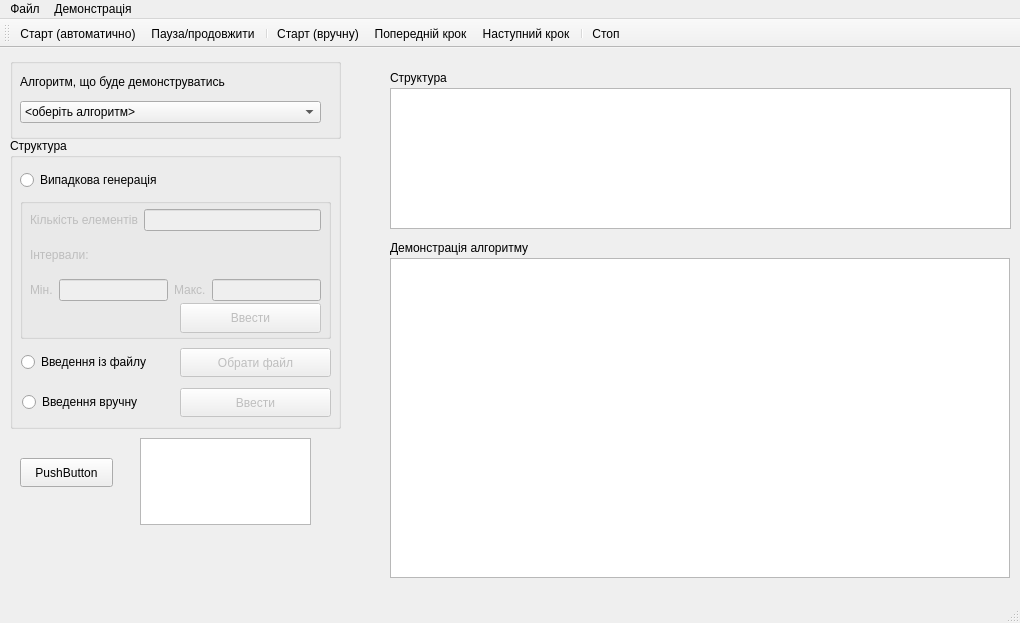
<?xml version="1.0" encoding="UTF-8"?>
<ui version="4.0">
 <class>MainWindow</class>
 <widget class="QMainWindow" name="MainWindow">
  <property name="geometry">
   <rect>
    <x>0</x>
    <y>0</y>
    <width>1020</width>
    <height>623</height>
   </rect>
  </property>
  <property name="sizePolicy">
   <sizepolicy hsizetype="Fixed" vsizetype="Fixed">
    <horstretch>0</horstretch>
    <verstretch>0</verstretch>
   </sizepolicy>
  </property>
  <property name="windowTitle">
   <string>Демонстрація роботи алгоритмів</string>
  </property>
  <widget class="QWidget" name="centralwidget">
   <widget class="QGraphicsView" name="graphicsView">
    <property name="geometry">
     <rect>
      <x>390</x>
      <y>210</y>
      <width>620</width>
      <height>320</height>
     </rect>
    </property>
    <property name="toolTip">
     <string>&lt;html&gt;&lt;head/&gt;&lt;body&gt;&lt;p&gt;Тут у вигляді діаграми демонструються елементи структури&lt;/p&gt;&lt;p&gt;в процесі виконання алгоритму, де їхня висота пропорційна величині, що зберігає елемент.&lt;/p&gt;&lt;/body&gt;&lt;/html&gt;</string>
    </property>
   </widget>
   <widget class="QGroupBox" name="groupBox_algs">
    <property name="geometry">
     <rect>
      <x>10</x>
      <y>10</y>
      <width>331</width>
      <height>81</height>
     </rect>
    </property>
    <property name="title">
     <string/>
    </property>
    <widget class="QWidget" name="layoutWidget">
     <property name="geometry">
      <rect>
       <x>10</x>
       <y>10</y>
       <width>301</width>
       <height>55</height>
      </rect>
     </property>
     <layout class="QVBoxLayout" name="verticalLayout">
      <item>
       <widget class="QLabel" name="label_alg">
        <property name="text">
         <string>Алгоритм, що буде демонструватись</string>
        </property>
       </widget>
      </item>
      <item>
       <widget class="QComboBox" name="comboBox">
        <item>
         <property name="text">
          <string>&lt;оберіть алгоритм&gt;</string>
         </property>
        </item>
        <item>
         <property name="text">
          <string>Bubble Sort</string>
         </property>
        </item>
       </widget>
      </item>
     </layout>
    </widget>
   </widget>
   <widget class="QGroupBox" name="groupBox_str">
    <property name="geometry">
     <rect>
      <x>10</x>
      <y>90</y>
      <width>331</width>
      <height>291</height>
     </rect>
    </property>
    <property name="title">
     <string>Структура</string>
    </property>
    <widget class="QRadioButton" name="radioButton_rnd">
     <property name="geometry">
      <rect>
       <x>10</x>
       <y>30</y>
       <width>311</width>
       <height>24</height>
      </rect>
     </property>
     <property name="text">
      <string>Випадкова генерація</string>
     </property>
    </widget>
    <widget class="QGroupBox" name="groupBox_rnd">
     <property name="enabled">
      <bool>false</bool>
     </property>
     <property name="geometry">
      <rect>
       <x>10</x>
       <y>60</y>
       <width>311</width>
       <height>141</height>
      </rect>
     </property>
     <property name="title">
      <string/>
     </property>
     <widget class="QWidget" name="layoutWidget">
      <property name="geometry">
       <rect>
        <x>10</x>
        <y>11</y>
        <width>291</width>
        <height>92</height>
       </rect>
      </property>
      <layout class="QVBoxLayout" name="verticalLayout_2">
       <item>
        <layout class="QHBoxLayout" name="horizontalLayout">
         <item>
          <widget class="QLabel" name="label_amt">
           <property name="text">
            <string>Кількість елементів</string>
           </property>
          </widget>
         </item>
         <item>
          <widget class="QLineEdit" name="lineEdit_amt"/>
         </item>
        </layout>
       </item>
       <item>
        <widget class="QLabel" name="label_interv">
         <property name="text">
          <string>Інтервали:</string>
         </property>
        </widget>
       </item>
       <item>
        <layout class="QHBoxLayout" name="horizontalLayout_2">
         <item>
          <widget class="QLabel" name="label_min">
           <property name="text">
            <string>Мін.</string>
           </property>
          </widget>
         </item>
         <item>
          <widget class="QLineEdit" name="lineEdit_min"/>
         </item>
         <item>
          <widget class="QLabel" name="label_max">
           <property name="text">
            <string>Макс.</string>
           </property>
          </widget>
         </item>
         <item>
          <widget class="QLineEdit" name="lineEdit_max"/>
         </item>
        </layout>
       </item>
      </layout>
     </widget>
     <widget class="QPushButton" name="pushButton_rnd">
      <property name="geometry">
       <rect>
        <x>160</x>
        <y>105</y>
        <width>141</width>
        <height>30</height>
       </rect>
      </property>
      <property name="text">
       <string>Ввести</string>
      </property>
     </widget>
    </widget>
    <widget class="QRadioButton" name="radioButton_file">
     <property name="geometry">
      <rect>
       <x>11</x>
       <y>212</y>
       <width>152</width>
       <height>24</height>
      </rect>
     </property>
     <property name="text">
      <string>Введення із файлу</string>
     </property>
    </widget>
    <widget class="QPushButton" name="pushButton_file">
     <property name="enabled">
      <bool>false</bool>
     </property>
     <property name="geometry">
      <rect>
       <x>170</x>
       <y>210</y>
       <width>151</width>
       <height>29</height>
      </rect>
     </property>
     <property name="text">
      <string>Обрати файл</string>
     </property>
    </widget>
    <widget class="QRadioButton" name="radioButton_man">
     <property name="geometry">
      <rect>
       <x>12</x>
       <y>252</y>
       <width>143</width>
       <height>24</height>
      </rect>
     </property>
     <property name="text">
      <string>Введення вручну</string>
     </property>
    </widget>
    <widget class="QPushButton" name="pushButton_man">
     <property name="enabled">
      <bool>false</bool>
     </property>
     <property name="geometry">
      <rect>
       <x>170</x>
       <y>250</y>
       <width>151</width>
       <height>29</height>
      </rect>
     </property>
     <property name="text">
      <string>Ввести</string>
     </property>
    </widget>
   </widget>
   <widget class="QLabel" name="label_str_entered">
    <property name="geometry">
     <rect>
      <x>10</x>
      <y>360</y>
      <width>331</width>
      <height>20</height>
     </rect>
    </property>
    <property name="text">
     <string/>
    </property>
   </widget>
   <widget class="QGraphicsView" name="graphicsView_2">
    <property name="geometry">
     <rect>
      <x>390</x>
      <y>40</y>
      <width>621</width>
      <height>141</height>
     </rect>
    </property>
    <property name="toolTip">
     <string>&lt;html&gt;&lt;head/&gt;&lt;body&gt;&lt;p&gt;Структура&lt;/p&gt;&lt;/body&gt;&lt;/html&gt;</string>
    </property>
    <property name="autoFillBackground">
     <bool>false</bool>
    </property>
   </widget>
   <widget class="QLabel" name="label">
    <property name="geometry">
     <rect>
      <x>390</x>
      <y>190</y>
      <width>211</width>
      <height>20</height>
     </rect>
    </property>
    <property name="text">
     <string>Демонстрація алгоритму</string>
    </property>
   </widget>
   <widget class="QLabel" name="label_2">
    <property name="geometry">
     <rect>
      <x>390</x>
      <y>20</y>
      <width>91</width>
      <height>20</height>
     </rect>
    </property>
    <property name="text">
     <string>Структура</string>
    </property>
   </widget>
   <widget class="QPushButton" name="pushButton_print">
    <property name="geometry">
     <rect>
      <x>20</x>
      <y>410</y>
      <width>93</width>
      <height>29</height>
     </rect>
    </property>
    <property name="text">
     <string>PushButton</string>
    </property>
   </widget>
   <widget class="QPlainTextEdit" name="plainTextEdit">
    <property name="geometry">
     <rect>
      <x>140</x>
      <y>390</y>
      <width>171</width>
      <height>87</height>
     </rect>
    </property>
   </widget>
  </widget>
  <widget class="QMenuBar" name="menubar">
   <property name="geometry">
    <rect>
     <x>0</x>
     <y>0</y>
     <width>1020</width>
     <height>17</height>
    </rect>
   </property>
   <widget class="QMenu" name="menu_file">
    <property name="title">
     <string>Файл</string>
    </property>
    <addaction name="separator"/>
    <addaction name="action_exit"/>
   </widget>
   <widget class="QMenu" name="menu_demo">
    <property name="title">
     <string>Демонстрація</string>
    </property>
    <widget class="QMenu" name="menu_3">
     <property name="title">
      <string>Алгоритми</string>
     </property>
    </widget>
    <widget class="QMenu" name="menu_4">
     <property name="title">
      <string>Історія</string>
     </property>
     <addaction name="separator"/>
    </widget>
    <addaction name="menu_3"/>
    <addaction name="separator"/>
    <addaction name="menu_4"/>
    <addaction name="separator"/>
    <addaction name="action_start_auto"/>
    <addaction name="action_pause"/>
    <addaction name="separator"/>
    <addaction name="action_manual"/>
    <addaction name="action_prev_step"/>
    <addaction name="action_next_step"/>
    <addaction name="separator"/>
    <addaction name="action_stop"/>
   </widget>
   <addaction name="menu_file"/>
   <addaction name="menu_demo"/>
  </widget>
  <widget class="QStatusBar" name="statusbar"/>
  <widget class="QToolBar" name="toolBar">
   <property name="windowTitle">
    <string>toolBar</string>
   </property>
   <attribute name="toolBarArea">
    <enum>TopToolBarArea</enum>
   </attribute>
   <attribute name="toolBarBreak">
    <bool>false</bool>
   </attribute>
   <addaction name="action_start_auto"/>
   <addaction name="action_pause"/>
   <addaction name="separator"/>
   <addaction name="action_manual"/>
   <addaction name="action_prev_step"/>
   <addaction name="action_next_step"/>
   <addaction name="separator"/>
   <addaction name="action_stop"/>
  </widget>
  <action name="action_exit">
   <property name="text">
    <string>Вийти</string>
   </property>
   <property name="toolTip">
    <string>Вийти із програми</string>
   </property>
  </action>
  <action name="action_start_auto">
   <property name="icon">
    <iconset resource="img.qrc">
     <normaloff>:/img/img/start.png</normaloff>:/img/img/start.png</iconset>
   </property>
   <property name="text">
    <string>Старт (автоматично)</string>
   </property>
  </action>
  <action name="action_pause">
   <property name="icon">
    <iconset resource="img.qrc">
     <normaloff>:/img/img/pause.png</normaloff>:/img/img/pause.png</iconset>
   </property>
   <property name="text">
    <string>Пауза/продовжити</string>
   </property>
  </action>
  <action name="action_stop">
   <property name="icon">
    <iconset resource="img.qrc">
     <normaloff>:/img/img/stop.png</normaloff>:/img/img/stop.png</iconset>
   </property>
   <property name="text">
    <string>Стоп</string>
   </property>
  </action>
  <action name="action_manual">
   <property name="icon">
    <iconset resource="img.qrc">
     <normaloff>:/img/img/start_m.png</normaloff>:/img/img/start_m.png</iconset>
   </property>
   <property name="text">
    <string>Старт (вручну)</string>
   </property>
  </action>
  <action name="action_prev_step">
   <property name="icon">
    <iconset resource="img.qrc">
     <normaloff>:/img/img/prev.png</normaloff>:/img/img/prev.png</iconset>
   </property>
   <property name="text">
    <string>Попередній крок</string>
   </property>
  </action>
  <action name="action_next_step">
   <property name="icon">
    <iconset resource="img.qrc">
     <normaloff>:/img/img/next.png</normaloff>:/img/img/next.png</iconset>
   </property>
   <property name="text">
    <string>Наступний крок</string>
   </property>
  </action>
 </widget>
 <resources>
  <include location="img.qrc"/>
 </resources>
 <connections/>
</ui>
